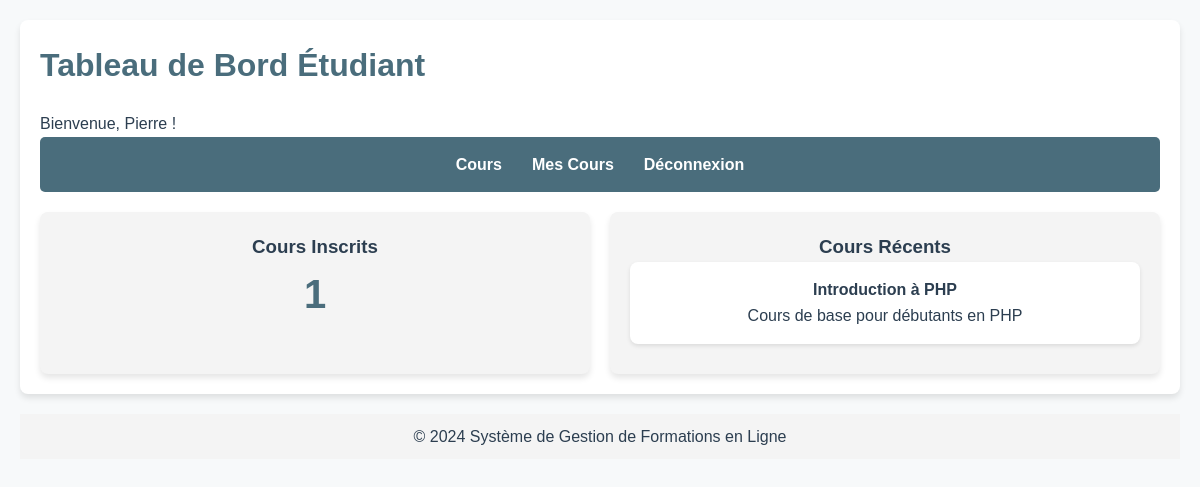
The app's page /views/etudiant/dashboard.php (signed in) with its own data.
### tables this page shows
CREATE TABLE cours (
	id INT PRIMARY KEY AUTO_INCREMENT,
    formateur_id INT NOT NULL,
    titre VARCHAR(255) NOT NULL,
    description TEXT,
    niveau ENUM('debutant', 'intermediaire', 'avance') NOT NULL DEFAULT 'debutant',
    is_active BOOLEAN DEFAULT true,
    date_creation TIMESTAMP DEFAULT CURRENT_TIMESTAMP,
    FOREIGN KEY (formateur_id) REFERENCES users(id)
);

### views/etudiant/dashboard.php (the view, shortened to what this page needs)
<?php
require_once '../../connexion.php';
$user_id = $_SESSION['user']['id'];
$stmt_courses = $pdo->prepare("
    SELECT COUNT(DISTINCT course_id) as total_courses
    FROM inscriptions
    WHERE user_id = ? AND status = 'accepte'
");
$stmt_courses->execute([$user_id]);
$course_stats = $stmt_courses->fetch();
$total_courses = $course_stats['total_courses'] ?? 0;
$stmt_recent_courses = $pdo->prepare("
    SELECT DISTINCT
        c.id,
        c.titre,
        c.description
    FROM cours c
    JOIN inscriptions i ON c.id = i.course_id
    WHERE i.user_id = ? AND i.status = 'accepte'
    ORDER BY i.date_inscription DESC
    LIMIT 3
");
$stmt_recent_courses->execute([$user_id]);
$recent_courses = $stmt_recent_courses->fetchAll();
?>
<!DOCTYPE html>
<html lang="fr">
<head>
    <link rel="stylesheet" href="../../assets/css/style.css">
    <link rel="stylesheet" href="../../assets/css/dashboard.css">
</head>
<body>
    <div class="container">
        <h1>Tableau de Bord Étudiant</h1>
        <p>Bienvenue, <?= htmlspecialchars($_SESSION['user']['prenom']) ?> !</p>
        <div class="nav">
            <ul>
                <li><a href="browse_courses.php">Cours</a></li>
                <li><a href="courses.php">Mes Cours</a></li>
                <li><a href="../../auth/logout.php">Déconnexion</a></li>
            </ul>
        </div>
        <div class="dashboard-grid">
            <div class="dashboard-card">
                <h3>Cours Inscrits</h3>
                <div class="big-number"><?= $total_courses ?></div>
            </div>
            <div class="dashboard-card">
                <h3>Cours Récents</h3>
                <?php if (empty($recent_courses)): ?>
                    <p>Vous n'êtes pas encore inscrit à des cours.</p>
                <?php else: ?>
                    <?php foreach ($recent_courses as $course): ?>
                        <div class="course-item">
                            <h4><?= htmlspecialchars($course['titre']) ?></h4>
                            <p><?= htmlspecialchars($course['description']) ?></p>
                        </div>
                    <?php endforeach; ?>
                <?php endif; ?>
            </div>
        </div>
    </div>
    <footer class="footer">
        <p>&copy; 2024 Système de Gestion de Formations en Ligne</p>
    </footer>
</body>
</html>

### assets/css/style.css (style rules this page uses)
:root { --primary-color: #4A6D7C; --secondary-color: #E0E4E8; --background-color: #F7F9FA; --text-color: #2C3E50; --error-color: #E74C3C; --success-color: #2ECC71; }
* { margin: 0; padding: 0; box-sizing: border-box; }
body { font-family: 'Arial', sans-serif; line-height: 1.6; background-color: var(--background-color); color: var(--text-color); max-width: 1200px; margin: 0 auto; padding: 20px; }
.container { background-color: white; border-radius: 8px; box-shadow: 0 4px 6px rgba(0, 0, 0, 0.1); padding: 30px; margin-top: 20px; }
h1, h2 { color: var(--primary-color); margin-bottom: 20px; }
.nav { background-color: var(--primary-color); padding: 15px; border-radius: 5px; margin-bottom: 20px; }
.nav ul { list-style: none; display: flex; justify-content: center; align-items: center; }
.nav ul li { margin: 0 15px; }
.nav ul li a { color: white; text-decoration: none; font-weight: bold; }

### assets/css/dashboard.css (style rules this page uses)
.dashboard-grid { display: grid; grid-template-columns: repeat(2, 1fr); gap: 20px; }
.dashboard-card { background-color: #f4f4f4; border-radius: 8px; padding: 20px; text-align: center; box-shadow: 0 4px 6px rgba(0,0,0,0.1); }
.big-number { font-size: 2.5em; font-weight: bold; color: var(--primary-color, #007bff); }
.container { max-width: 1200px; margin: 0 auto; padding: 20px; }
.nav ul li a { text-decoration: none; }
.course-item { background-color: #fff; border-radius: 8px; padding: 15px; margin-bottom: 10px; box-shadow: 0 2px 4px rgba(0,0,0,0.1); }
.footer { margin-top: 20px; text-align: center; padding: 10px; background-color: #f4f4f4; }

### records on screen
cours: titre "Introduction à PHP", description "Cours de base pour débutants en PHP"

### other values on screen
$_SESSION['user']['prenom'] "Pierre"
$total_courses "1"
